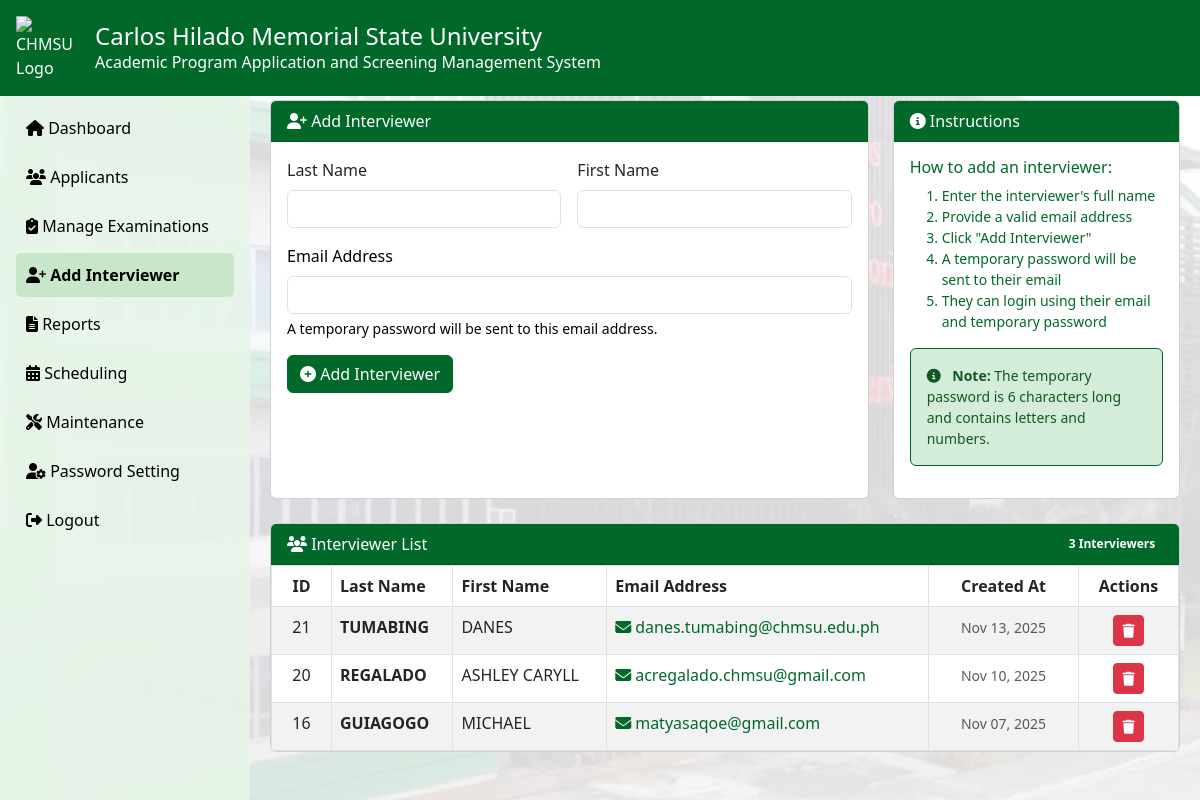
/admin/chair_main.php?page=interviewers (signed in), run on an earlier commit of the app's database.
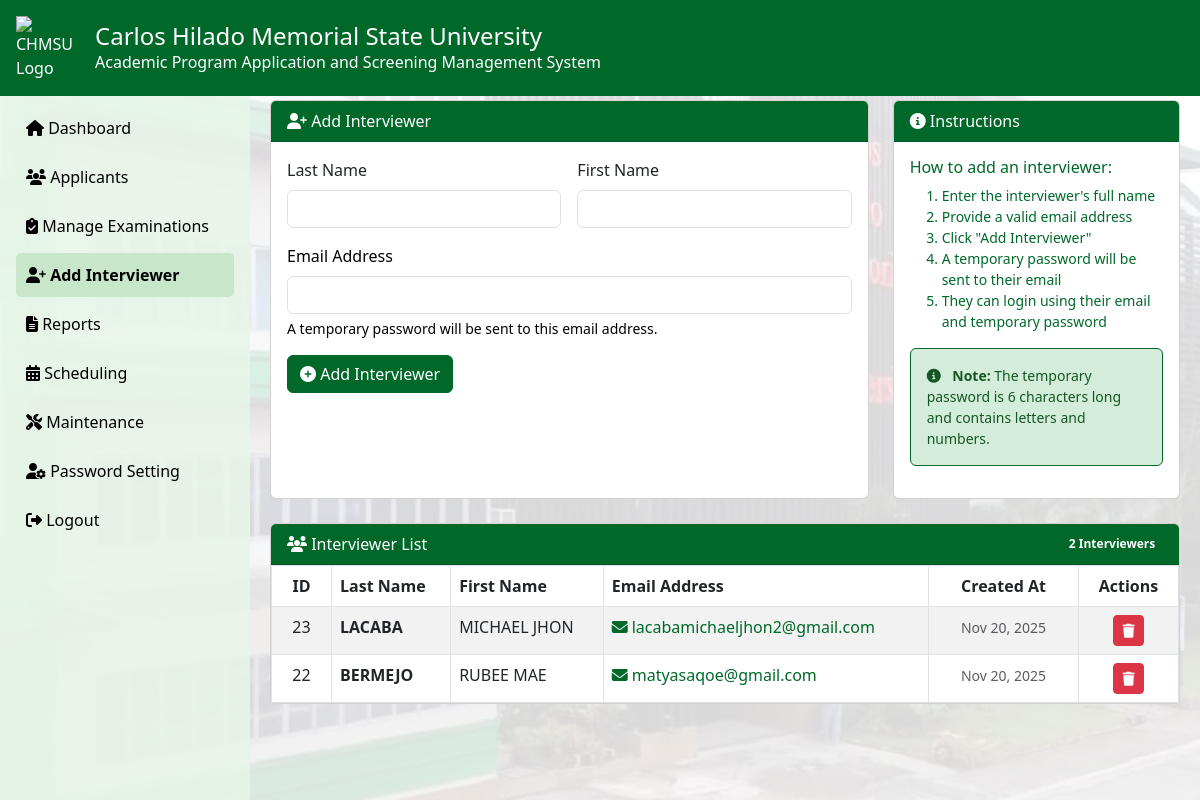
And on a later commit of the database.
### tables this page shows
CREATE TABLE `interviewers` (
  `id` int(11) NOT NULL,
  `last_name` varchar(100) NOT NULL,
  `first_name` varchar(100) NOT NULL,
  `email` varchar(100) NOT NULL,
  `password` varchar(255) NOT NULL,
  `created_at` datetime DEFAULT current_timestamp(),
  `chairperson_id` int(11) DEFAULT NULL
);

### admin/interviewers.php (the view, shortened to what the changed rows need)
<?php
$conn = new mysqli("localhost", "root", "", "admission");
$chairperson_id = $_SESSION['chair_id'] ?? null;
$stmt = $conn->prepare("SELECT * FROM interviewers WHERE chairperson_id = ? ORDER BY created_at DESC");
$stmt->bind_param("i", $chairperson_id);
$stmt->execute();
$result = $stmt->get_result();
?>
<div class="interviewer-container">
<div class="row">
  <div class="col-lg-8">
    <div class="card">
      <div class="card-header text-white" style="background-color: rgb(0, 105, 42);">
        <i class="fas fa-user-plus"></i> Add Interviewer
      </div>
      <div class="card-body">
        <div class="toast-container position-fixed top-0 end-0 p-3" style="z-index: 1055;">
        </div>
        <form method="post" class="row g-3" id="addInterviewerForm">
          <div class="col-md-6">
            <label class="form-label">Last Name</label>
            <input type="text" name="last_name" class="form-control uppercase" required>
          </div>
          <div class="col-md-6">
            <label class="form-label">First Name</label>
            <input type="text" name="first_name" class="form-control uppercase" required>
          </div>
          <div class="col-12">
            <label class="form-label" style="color: black;">Email Address</label>
            <input type="email" name="email" class="form-control" required>
            <div class="form-text" style="color: black;">A temporary password will be sent to this email address.</div>
          </div>
          <div class="col-12">
            <button type="submit" class="btn btn-header-theme"><i class="fas fa-plus-circle"></i> Add Interviewer</button>
          </div>
        </form>
      </div>
    </div>
  </div>
  <div class="col-lg-4">
    <div class="card">
      <div class="card-header text-white" style="background-color: rgb(0, 105, 42);">
        <i class="fas fa-info-circle"></i> Instructions
      </div>
      <div class="card-body">
        <h6 style="color: rgb(0, 105, 42);">How to add an interviewer:</h6>
        <ol class="small" style="color: rgb(0, 105, 42);">
          <li>Enter the interviewer's full name</li>
          <li>Provide a valid email address</li>
          <li>Click "Add Interviewer"</li>
          <li>A temporary password will be sent to their email</li>
          <li>They can login using their email and temporary password</li>
        </ol>
        <div class="alert small" style="background-color: #d4edda; border-color: #00692a; color: #155724;">
          <i class="fas fa-info-circle me-2"></i>
          <strong>Note:</strong> The temporary password is 6 characters long and contains letters and numbers.
        </div>
      </div>
    </div>
  </div>
</div>
<div class="card mt-4">
  <div class="card-header text-white d-flex justify-content-between align-items-center" style="background-color: rgb(0, 105, 42);">
    <div>
      <i class="fas fa-users"></i> Interviewer List
    </div>
    <div class="badge text-white" style="background-color: rgb(0, 105, 42);">
      <?php
      $count_stmt = $conn->prepare("SELECT COUNT(*) as total FROM interviewers WHERE chairperson_id = ?");
      $count_stmt->bind_param("i", $chairperson_id);
      $count_stmt->execute();
      $count_result = $count_stmt->get_result();
      $total_interviewers = $count_result->fetch_assoc()['total'];
      echo $total_interviewers . " Interviewer" . ($total_interviewers != 1 ? 's' : '');
      ?>
    </div>
  </div>
  <div class="card-body p-0">
    <div class="table-responsive">
      <table class="table table-bordered table-striped table-hover mb-0">
        <thead style="background-color: rgb(0, 105, 42); color: white;">
          <tr>
            <th class="text-center" style="width: 60px;">ID</th>
            <th>Last Name</th>
            <th>First Name</th>
            <th>Email Address</th>
            <th class="text-center" style="width: 150px;">Created At</th>
            <th class="text-center" style="width: 100px;">Actions</th>
          </tr>
        </thead>
        <tbody>
          <?php if ($result->num_rows > 0): ?>
            <?php while ($row = $result->fetch_assoc()): ?>
              <tr>
                <td class="text-center"><?= $row['id'] ?></td>
                <td><strong><?= strtoupper($row['last_name']) ?></strong></td>
                <td><?= strtoupper($row['first_name']) ?></td>
                <td>
                  <a href="mailto:<?= htmlspecialchars($row['email']) ?>" class="text-decoration-none" style="color: rgb(0, 105, 42);">
                    <i class="fas fa-envelope me-1"></i><?= htmlspecialchars($row['email']) ?>
                  </a>
                </td>
                <td class="text-center">
                  <small class="text-muted"><?= date('M d, Y', strtotime($row['created_at'])) ?></small>
                </td>
                <td class="text-center">
                  <button type="button"
                          class="btn btn-sm btn-danger"
                          data-bs-toggle="modal"
                          data-bs-target="#deleteModal"
                          data-interviewer-id="<?= $row['id'] ?>"
                          data-interviewer-name="<?= htmlspecialchars($row['first_name'] . ' ' . $row['last_name']) ?>"
                          title="Delete Interviewer">
                    <i class="fas fa-trash"></i>
                  </button>
                </td>
              </tr>
            <?php endwhile; ?>
          <?php endif; ?>
        </tbody>
      </table>
    </div>
  </div>
</div>
</div>

What changed in the data, as far as the page shows it:
removed interviewers: id "21", last_name "TUMABING", first_name "DANES", email "danes.tumabing@chmsu.edu.ph", created_at "Nov 13, 2025"
removed interviewers: id "20", last_name "REGALADO", first_name "ASHLEY CARYLL", email "acregalado.chmsu@gmail.com", created_at "Nov 10, 2025"
removed interviewers: id "16", last_name "GUIAGOGO", first_name "MICHAEL", email "matyasaqoe@gmail.com", created_at "Nov 07, 2025"
added interviewers: id "23", last_name "LACABA", first_name "MICHAEL JHON", email "lacabamichaeljhon2@gmail.com", created_at "Nov 20, 2025"
added interviewers: id "22", last_name "BERMEJO", first_name "RUBEE MAE", email "matyasaqoe@gmail.com", created_at "Nov 20, 2025"
Also different on the page:
$total_interviewers: "3" → "2"
